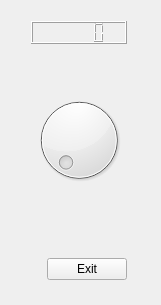
<?xml version="1.0" encoding="UTF-8"?>
<ui version="4.0">
 <class>MainWindow</class>
 <widget class="QMainWindow" name="MainWindow">
  <property name="geometry">
   <rect>
    <x>0</x>
    <y>0</y>
    <width>161</width>
    <height>305</height>
   </rect>
  </property>
  <property name="windowTitle">
   <string>MainWindow</string>
  </property>
  <widget class="QWidget" name="centralWidget">
   <widget class="QWidget" name="">
    <property name="geometry">
     <rect>
      <x>20</x>
      <y>10</y>
      <width>118</width>
      <height>281</height>
     </rect>
    </property>
    <layout class="QVBoxLayout" name="verticalLayout_3">
     <item>
      <layout class="QVBoxLayout" name="verticalLayout">
       <item>
        <widget class="QLCDNumber" name="lcdNumber"/>
       </item>
       <item>
        <spacer name="verticalSpacer">
         <property name="orientation">
          <enum>Qt::Vertical</enum>
         </property>
         <property name="sizeHint" stdset="0">
          <size>
           <width>20</width>
           <height>40</height>
          </size>
         </property>
        </spacer>
       </item>
       <item>
        <widget class="QDial" name="dial">
         <property name="minimum">
          <number>1</number>
         </property>
         <property name="maximum">
          <number>50</number>
         </property>
        </widget>
       </item>
      </layout>
     </item>
     <item>
      <layout class="QVBoxLayout" name="verticalLayout_2">
       <item>
        <spacer name="verticalSpacer_2">
         <property name="orientation">
          <enum>Qt::Vertical</enum>
         </property>
         <property name="sizeHint" stdset="0">
          <size>
           <width>20</width>
           <height>40</height>
          </size>
         </property>
        </spacer>
       </item>
       <item>
        <layout class="QHBoxLayout" name="horizontalLayout">
         <item>
          <spacer name="horizontalSpacer">
           <property name="orientation">
            <enum>Qt::Horizontal</enum>
           </property>
           <property name="sizeHint" stdset="0">
            <size>
             <width>40</width>
             <height>20</height>
            </size>
           </property>
          </spacer>
         </item>
         <item>
          <widget class="QPushButton" name="pushButton">
           <property name="text">
            <string>Exit</string>
           </property>
          </widget>
         </item>
        </layout>
       </item>
      </layout>
     </item>
    </layout>
   </widget>
  </widget>
 </widget>
 <layoutdefault spacing="6" margin="11"/>
 <resources/>
 <connections>
  <connection>
   <sender>dial</sender>
   <signal>sliderReleased()</signal>
   <receiver>lcdNumber</receiver>
   <slot>hide()</slot>
   <hints>
    <hint type="sourcelabel">
     <x>44</x>
     <y>137</y>
    </hint>
    <hint type="destinationlabel">
     <x>55</x>
     <y>31</y>
    </hint>
   </hints>
  </connection>
  <connection>
   <sender>dial</sender>
   <signal>sliderPressed()</signal>
   <receiver>lcdNumber</receiver>
   <slot>show()</slot>
   <hints>
    <hint type="sourcelabel">
     <x>106</x>
     <y>97</y>
    </hint>
    <hint type="destinationlabel">
     <x>105</x>
     <y>32</y>
    </hint>
   </hints>
  </connection>
  <connection>
   <sender>dial</sender>
   <signal>valueChanged(int)</signal>
   <receiver>lcdNumber</receiver>
   <slot>display(int)</slot>
   <hints>
    <hint type="sourcelabel">
     <x>87</x>
     <y>102</y>
    </hint>
    <hint type="destinationlabel">
     <x>83</x>
     <y>29</y>
    </hint>
   </hints>
  </connection>
  <connection>
   <sender>pushButton</sender>
   <signal>clicked()</signal>
   <receiver>MainWindow</receiver>
   <slot>close()</slot>
   <hints>
    <hint type="sourcelabel">
     <x>124</x>
     <y>270</y>
    </hint>
    <hint type="destinationlabel">
     <x>126</x>
     <y>240</y>
    </hint>
   </hints>
  </connection>
 </connections>
</ui>
